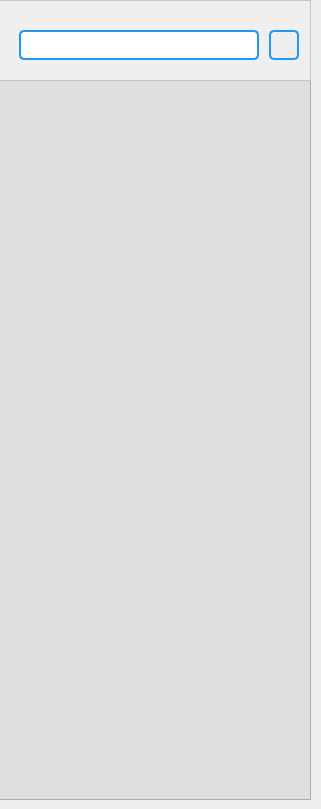
   <widget class="QWidget" name="addingpage2">
    <widget class="QWidget" name="widget_6" native="true">
     <property name="geometry">
      <rect>
       <x>-1</x>
       <y>0</y>
       <width>312</width>
       <height>81</height>
      </rect>
     </property>
     <property name="styleSheet">
      <string notr="true">border:1px solid  #c5c5c5;</string>
     </property>
     <widget class="QPushButton" name="addbtn">
      <property name="geometry">
       <rect>
        <x>270</x>
        <y>30</y>
        <width>30</width>
        <height>30</height>
       </rect>
      </property>
      <property name="styleSheet">
       <string notr="true">border:2px solid #2196f3;
border-radius:5px</string>
      </property>
      <property name="text">
       <string/>
      </property>
      <property name="icon">
       <iconset resource="img.qrc">
        <normaloff>:/chat/addFriend.png</normaloff>:/chat/addFriend.png</iconset>
      </property>
      <property name="iconSize">
       <size>
        <width>25</width>
        <height>25</height>
       </size>
      </property>
     </widget>
     <widget class="QLineEdit" name="lineEdit_2">
      <property name="geometry">
       <rect>
        <x>20</x>
        <y>30</y>
        <width>240</width>
        <height>30</height>
       </rect>
      </property>
      <property name="styleSheet">
       <string notr="true">border:2px solid #2196f3;
border-radius:5px</string>
      </property>
     </widget>
    </widget>
    <widget class="QListWidget" name="contactlistWidget">
     <property name="geometry">
      <rect>
       <x>-1</x>
       <y>80</y>
       <width>312</width>
       <height>720</height>
      </rect>
     </property>
     <property name="styleSheet">
      <string notr="true">QListWidget
{
background-color: rgb(223, 223, 223);
}

QListWidget::item{
height:80px;
border:0px;
background:rgb(223, 223, 223);
}
QScrollBar:vertical
{
    width:10px;
    background:rgb(223,223,223);
    margin:0px,0px,0px,0px;
    padding-top:0px;
    padding-bottom:0px;
}
QScrollBar::handle:vertical
{
    width:10px;
    background:#8d8d8d;
    border-radius:3px;
    height:5;
}
QListWidget::Item:hover
{
	background-color:rgba(244,244,244,1);
}
/*列表每个item在被选中时的属性值*/
QListWidget::item:selected
{
   background-color:rgba(210,210,210,1);
   border:0px;
}






        

</string>
     </property>
    </widget>
    <zorder>contactlistWidget</zorder>
    <zorder>widget_6</zorder>
   </widget>
